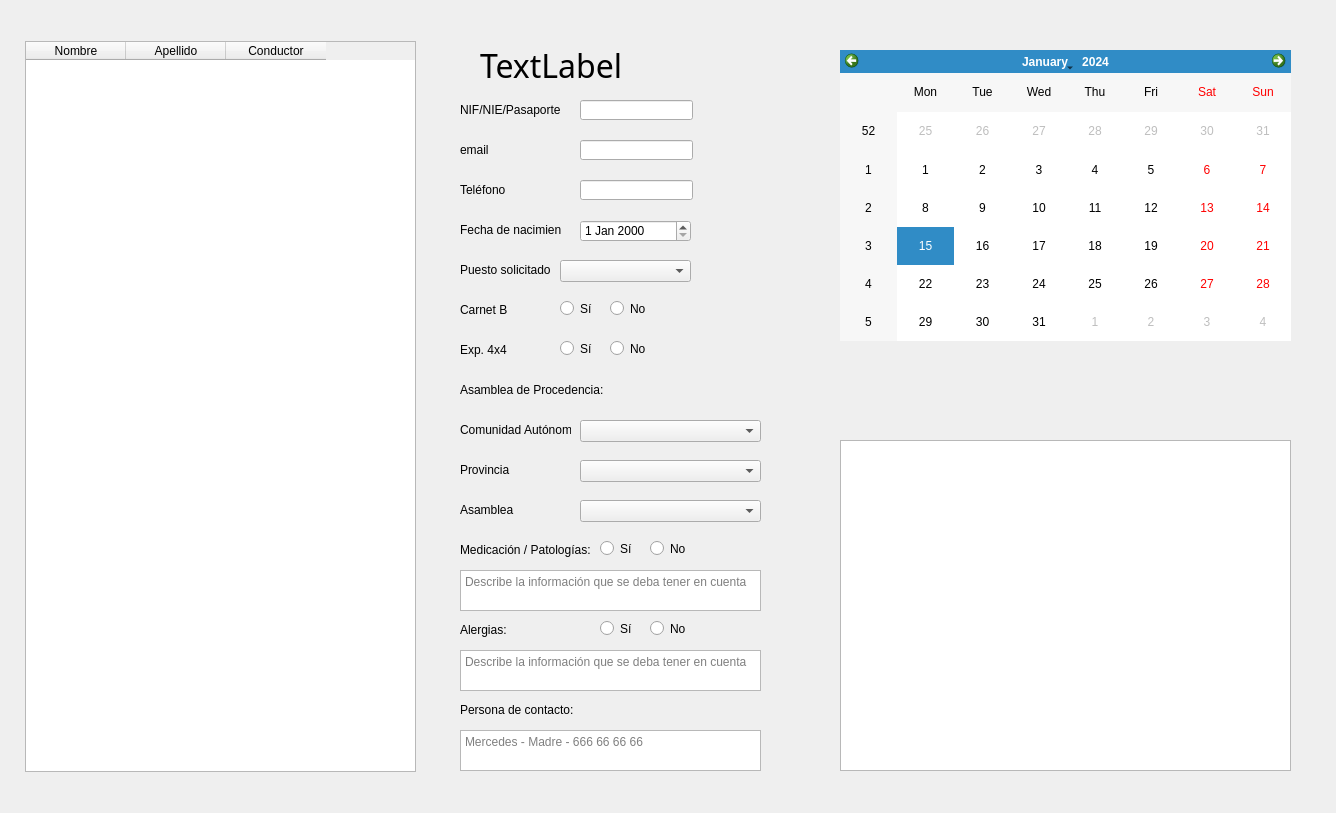
<?xml version="1.0" encoding="UTF-8"?>
<ui version="4.0">
 <class>VolunteerPage</class>
 <widget class="QWidget" name="VolunteerPage">
  <property name="geometry">
   <rect>
    <x>0</x>
    <y>0</y>
    <width>1336</width>
    <height>813</height>
   </rect>
  </property>
  <widget class="QTableWidget" name="allVolunteerTableWidget">
   <property name="geometry">
    <rect>
     <x>25</x>
     <y>41</y>
     <width>391</width>
     <height>731</height>
    </rect>
   </property>
   <column>
    <property name="text">
     <string>Nombre</string>
    </property>
   </column>
   <column>
    <property name="text">
     <string>Apellido</string>
    </property>
   </column>
   <column>
    <property name="text">
     <string>Conductor</string>
    </property>
   </column>
  </widget>
  <widget class="QLabel" name="labelNameVolunteer">
   <property name="geometry">
    <rect>
     <x>480</x>
     <y>50</y>
     <width>401</width>
     <height>31</height>
    </rect>
   </property>
   <property name="font">
    <font>
     <family>Calibri Light</family>
     <pointsize>24</pointsize>
     <weight>50</weight>
     <bold>false</bold>
     <underline>false</underline>
    </font>
   </property>
   <property name="text">
    <string>TextLabel</string>
   </property>
  </widget>
  <widget class="QLineEdit" name="lineEditPhone">
   <property name="geometry">
    <rect>
     <x>580</x>
     <y>180</y>
     <width>113</width>
     <height>20</height>
    </rect>
   </property>
  </widget>
  <widget class="QDateEdit" name="dateEditBirth">
   <property name="geometry">
    <rect>
     <x>580</x>
     <y>220</y>
     <width>111</width>
     <height>22</height>
    </rect>
   </property>
  </widget>
  <widget class="QLabel" name="labelTlf">
   <property name="geometry">
    <rect>
     <x>460</x>
     <y>180</y>
     <width>101</width>
     <height>20</height>
    </rect>
   </property>
   <property name="text">
    <string>Teléfono</string>
   </property>
  </widget>
  <widget class="QLabel" name="labelBirthdate">
   <property name="geometry">
    <rect>
     <x>460</x>
     <y>220</y>
     <width>101</width>
     <height>20</height>
    </rect>
   </property>
   <property name="text">
    <string>Fecha de nacimiento</string>
   </property>
  </widget>
  <widget class="QLabel" name="labelID">
   <property name="geometry">
    <rect>
     <x>460</x>
     <y>100</y>
     <width>101</width>
     <height>20</height>
    </rect>
   </property>
   <property name="text">
    <string>NIF/NIE/Pasaporte</string>
   </property>
  </widget>
  <widget class="QLineEdit" name="lineEditDNI">
   <property name="geometry">
    <rect>
     <x>580</x>
     <y>100</y>
     <width>113</width>
     <height>20</height>
    </rect>
   </property>
   <property name="placeholderText">
    <string/>
   </property>
  </widget>
  <widget class="QLabel" name="labelEmail">
   <property name="geometry">
    <rect>
     <x>460</x>
     <y>140</y>
     <width>101</width>
     <height>20</height>
    </rect>
   </property>
   <property name="text">
    <string>email</string>
   </property>
  </widget>
  <widget class="QLineEdit" name="lineEditEmail">
   <property name="geometry">
    <rect>
     <x>580</x>
     <y>140</y>
     <width>113</width>
     <height>20</height>
    </rect>
   </property>
  </widget>
  <widget class="QComboBox" name="comboBoxCcaa">
   <property name="geometry">
    <rect>
     <x>580</x>
     <y>420</y>
     <width>181</width>
     <height>22</height>
    </rect>
   </property>
  </widget>
  <widget class="QComboBox" name="comboBoxProvince">
   <property name="geometry">
    <rect>
     <x>580</x>
     <y>460</y>
     <width>181</width>
     <height>22</height>
    </rect>
   </property>
  </widget>
  <widget class="QComboBox" name="comboBoxAssembly">
   <property name="geometry">
    <rect>
     <x>580</x>
     <y>500</y>
     <width>181</width>
     <height>22</height>
    </rect>
   </property>
  </widget>
  <widget class="QLabel" name="labelCcaa">
   <property name="geometry">
    <rect>
     <x>460</x>
     <y>420</y>
     <width>111</width>
     <height>20</height>
    </rect>
   </property>
   <property name="text">
    <string>Comunidad Autónoma</string>
   </property>
  </widget>
  <widget class="QLabel" name="labelProvince">
   <property name="geometry">
    <rect>
     <x>460</x>
     <y>460</y>
     <width>111</width>
     <height>20</height>
    </rect>
   </property>
   <property name="text">
    <string>Provincia</string>
   </property>
  </widget>
  <widget class="QLabel" name="labelAssembly">
   <property name="geometry">
    <rect>
     <x>460</x>
     <y>500</y>
     <width>111</width>
     <height>20</height>
    </rect>
   </property>
   <property name="text">
    <string>Asamblea</string>
   </property>
  </widget>
  <widget class="QLabel" name="labelCarnet">
   <property name="geometry">
    <rect>
     <x>460</x>
     <y>300</y>
     <width>61</width>
     <height>20</height>
    </rect>
   </property>
   <property name="text">
    <string>Carnet B</string>
   </property>
  </widget>
  <widget class="QRadioButton" name="radioButtonCarnetYes">
   <property name="geometry">
    <rect>
     <x>560</x>
     <y>300</y>
     <width>41</width>
     <height>17</height>
    </rect>
   </property>
   <property name="text">
    <string>Sí</string>
   </property>
  </widget>
  <widget class="QRadioButton" name="radioButtonCarnetNo">
   <property name="geometry">
    <rect>
     <x>610</x>
     <y>300</y>
     <width>41</width>
     <height>17</height>
    </rect>
   </property>
   <property name="text">
    <string>No</string>
   </property>
  </widget>
  <widget class="QLabel" name="labelExp4x4">
   <property name="geometry">
    <rect>
     <x>460</x>
     <y>340</y>
     <width>61</width>
     <height>20</height>
    </rect>
   </property>
   <property name="text">
    <string>Exp. 4x4</string>
   </property>
  </widget>
  <widget class="QRadioButton" name="radioButton4x4No">
   <property name="geometry">
    <rect>
     <x>610</x>
     <y>340</y>
     <width>41</width>
     <height>17</height>
    </rect>
   </property>
   <property name="text">
    <string>No</string>
   </property>
  </widget>
  <widget class="QRadioButton" name="radioButton4x4Yes">
   <property name="geometry">
    <rect>
     <x>560</x>
     <y>340</y>
     <width>41</width>
     <height>17</height>
    </rect>
   </property>
   <property name="text">
    <string>Sí</string>
   </property>
  </widget>
  <widget class="QComboBox" name="comboBoxPosition">
   <property name="geometry">
    <rect>
     <x>560</x>
     <y>260</y>
     <width>131</width>
     <height>22</height>
    </rect>
   </property>
  </widget>
  <widget class="QLabel" name="labelPosition">
   <property name="geometry">
    <rect>
     <x>460</x>
     <y>260</y>
     <width>91</width>
     <height>20</height>
    </rect>
   </property>
   <property name="text">
    <string>Puesto solicitado</string>
   </property>
  </widget>
  <widget class="QLabel" name="labelAsambleaProcedencia">
   <property name="geometry">
    <rect>
     <x>460</x>
     <y>380</y>
     <width>151</width>
     <height>20</height>
    </rect>
   </property>
   <property name="font">
    <font>
     <pointsize>9</pointsize>
    </font>
   </property>
   <property name="text">
    <string>Asamblea de Procedencia:</string>
   </property>
  </widget>
  <widget class="QLabel" name="labelMedicacion">
   <property name="geometry">
    <rect>
     <x>460</x>
     <y>540</y>
     <width>151</width>
     <height>20</height>
    </rect>
   </property>
   <property name="text">
    <string>Medicación / Patologías:</string>
   </property>
  </widget>
  <widget class="QLabel" name="labelPersonaContacto">
   <property name="geometry">
    <rect>
     <x>460</x>
     <y>700</y>
     <width>151</width>
     <height>20</height>
    </rect>
   </property>
   <property name="text">
    <string>Persona de contacto:</string>
   </property>
  </widget>
  <widget class="QLabel" name="labelAlergias">
   <property name="geometry">
    <rect>
     <x>460</x>
     <y>620</y>
     <width>151</width>
     <height>20</height>
    </rect>
   </property>
   <property name="text">
    <string>Alergias:</string>
   </property>
  </widget>
  <widget class="QPlainTextEdit" name="plainTextEditMedicacion">
   <property name="geometry">
    <rect>
     <x>460</x>
     <y>570</y>
     <width>301</width>
     <height>41</height>
    </rect>
   </property>
   <property name="placeholderText">
    <string>Describe la información que se deba tener en cuenta</string>
   </property>
  </widget>
  <widget class="QPlainTextEdit" name="plainTextEditAlergias">
   <property name="geometry">
    <rect>
     <x>460</x>
     <y>650</y>
     <width>301</width>
     <height>41</height>
    </rect>
   </property>
   <property name="placeholderText">
    <string>Describe la información que se deba tener en cuenta</string>
   </property>
  </widget>
  <widget class="QPlainTextEdit" name="plainTextEditPersonaContacto">
   <property name="geometry">
    <rect>
     <x>460</x>
     <y>730</y>
     <width>301</width>
     <height>41</height>
    </rect>
   </property>
   <property name="placeholderText">
    <string>Mercedes - Madre - 666 66 66 66</string>
   </property>
  </widget>
  <widget class="QRadioButton" name="radioButtonMedicinaYes">
   <property name="geometry">
    <rect>
     <x>600</x>
     <y>540</y>
     <width>41</width>
     <height>17</height>
    </rect>
   </property>
   <property name="text">
    <string>Sí</string>
   </property>
  </widget>
  <widget class="QRadioButton" name="radioButtonMedicinaNo">
   <property name="geometry">
    <rect>
     <x>650</x>
     <y>540</y>
     <width>41</width>
     <height>17</height>
    </rect>
   </property>
   <property name="text">
    <string>No</string>
   </property>
  </widget>
  <widget class="QRadioButton" name="radioButtonAlergiaYes">
   <property name="geometry">
    <rect>
     <x>600</x>
     <y>620</y>
     <width>41</width>
     <height>17</height>
    </rect>
   </property>
   <property name="text">
    <string>Sí</string>
   </property>
  </widget>
  <widget class="QRadioButton" name="radioButtonAlergiaNo">
   <property name="geometry">
    <rect>
     <x>650</x>
     <y>620</y>
     <width>41</width>
     <height>17</height>
    </rect>
   </property>
   <property name="text">
    <string>No</string>
   </property>
  </widget>
  <widget class="QTableWidget" name="tableWidgetIndividualAvailability">
   <property name="geometry">
    <rect>
     <x>840</x>
     <y>440</y>
     <width>451</width>
     <height>331</height>
    </rect>
   </property>
  </widget>
  <widget class="QCalendarWidget" name="calendarWidgetIndividual">
   <property name="geometry">
    <rect>
     <x>840</x>
     <y>50</y>
     <width>451</width>
     <height>291</height>
    </rect>
   </property>
  </widget>
 </widget>
 <resources/>
 <connections/>
</ui>
